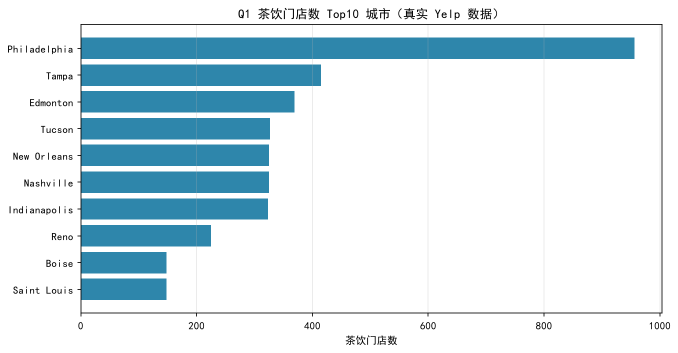
#> input picture 作品集PPT/assets/q1_city_distribution.png, 1356 x 706 px (shown at 1/2 size); its folder holds only this picture in this run
$ python build_assets.py
#> lines starting #> are read from the running program, lines starting #| are printed output that depends on the picture; after the words box and inside, x2 and y2 are one past the last pixel; in counts of white or black regions, pixels touching at a corner belong together
#> in recolor_charts, im is the input picture: PIL image 1356x706 RGBA; mean R, G, B, A 212.9, 229.1, 235.9, 255
# -*- coding: utf-8 -*-
"""生成 V3 展示资源：
1) 图表保结构重着色——只替换高饱和数据色到茶色系，文字/网格/背景保持原样；
2) 茶饮单色线稿暗纹——茶叶、奶茶杯、水波纹，透明度 10%-18%。

不改动任何数据、数值、文字，只做视觉样式处理。
"""
import colorsys
import glob
import math
import os

import numpy as np
from PIL import Image, ImageDraw

HERE = os.path.dirname(os.path.abspath(__file__))
SRC = os.path.join(HERE, "assets")
OUT = os.path.join(HERE, "assets_v3")
os.makedirs(OUT, exist_ok=True)

# ---- 硬性规范色 ----
DARK = (0x2C, 0x44, 0x47)   # 茶青灰蓝
CLAY = (0xD4, 0x8B, 0x5C)   # 浅茶棕橙
PAPER = (0xF6, 0xF5, 0xF0)  # 浅米茶白

# 由规范色派生的同色系低饱和色（非新增色相）
SAGE = tuple(int(DARK[i] * 0.42 + PAPER[i] * 0.58) for i in range(3))   # 青灰浅
SAND = tuple(int(CLAY[i] * 0.48 + PAPER[i] * 0.52) for i in range(3))   # 茶棕浅


def remap_rgb(arr):
    """HSV 色相分类重映射；近灰/近白像素（文字、网格、背景）保持不变。"""
    rgb = arr[..., :3].astype(np.float32) / 255.0
    mx = rgb.max(axis=2)
    mn = rgb.min(axis=2)
    v = mx
    s = np.where(mx > 0, (mx - mn) / np.maximum(mx, 1e-6), 0)

    # 色相（度）
    r, g, b = rgb[..., 0], rgb[..., 1], rgb[..., 2]
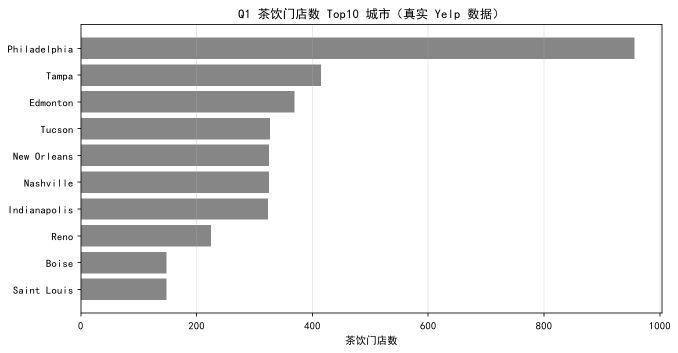
#> g: shape (706, 1356) float32 (shown at 1/2 size); min 0, max 1, mean 0.898
    h = np.zeros_like(mx)
    mask = (mx - mn) > 1e-6
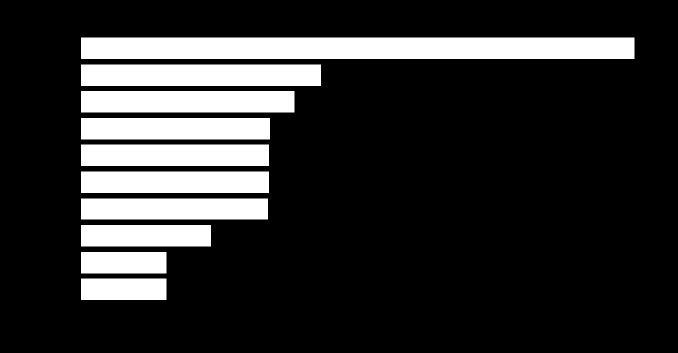
#> mask: shape (706, 1356) bool (shown at 1/2 size); 18.5% white; 10 white regions, largest, box (x1, y1, x2, y2) and area: (162, 75, 1269, 118) 47601, (162, 129, 642, 172) 20640, (162, 182, 589, 225) 18361
    idx = mask & (mx == r)
#> idx: shape (706, 1356) bool; every value is 0
    h[idx] = ((g[idx] - b[idx]) / (mx[idx] - mn[idx])) % 6
#> h: shape (706, 1356) float32; every value is 0
    idx = mask & (mx == g)
    h[idx] = ((b[idx] - r[idx]) / (mx[idx] - mn[idx])) + 2
    idx = mask & (mx == b)
    h[idx] = ((r[idx] - g[idx]) / (mx[idx] - mn[idx])) + 4
#> h: shape (706, 1356) float32; min 0, max 3.3, mean 0.609
    h = (h * 60) % 360

    base = np.zeros((*mx.shape, 3), dtype=np.float32)
    blue = (h >= 175) & (h < 250)
    red = (h < 40) | (h >= 330)
    green = (h >= 90) & (h < 175)
    yellow = (h >= 40) & (h < 90)
    other = ~(blue | red | green | yellow)
    for m, col in ((blue, DARK), (red, CLAY), (green, SAGE),
                   (yellow, SAND), (other, DARK)):
        base[m] = col
#> this loop made 5 passes
#> col on passes 1 to 5: (44, 68, 71), (212, 139, 92), (161, 170, 169), (229, 194, 168), (44, 68, 71)
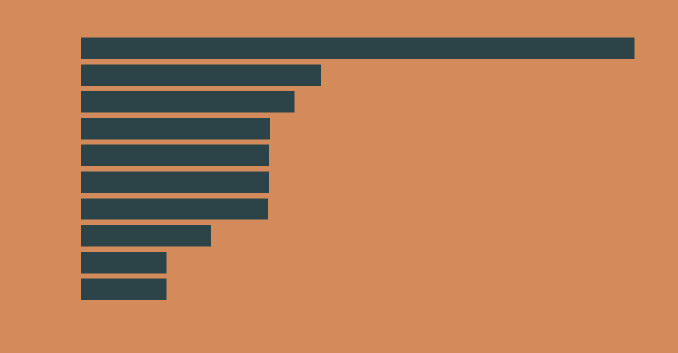
#> base: shape (706, 1356, 3) float32 (shown at 1/2 size); mean of channels 0, 1, 2 179.2, 124.9, 89; drawn as R, G, B

    # 用原明度保留深浅层次（数据渐变语义不丢）
    f = (0.70 + 0.30 * v)[..., None]
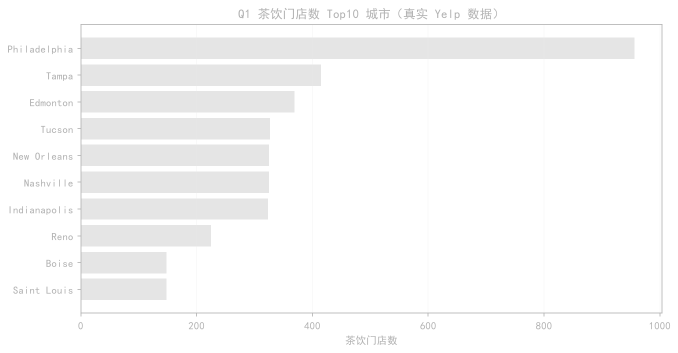
#> f: shape (706, 1356, 1) float32 (shown at 1/2 size); min 0.7, max 1, mean 0.978
    out = np.clip(base * f, 0, 255).astype(np.uint8)

    # 中性像素（文字/网格/白色背景）保持原样
    neutral = (s < 0.16) | (v > 0.965)
    out[neutral] = arr[..., :3][neutral]
    return out


def recolor_charts():
    for p in sorted(glob.glob(os.path.join(SRC, "*.png"))):
        im = Image.open(p).convert("RGBA")
        a = np.array(im)
        a[..., :3] = remap_rgb(a)
        dst = os.path.join(OUT, os.path.basename(p))
        Image.fromarray(a).save(dst)
        print("图表重着色:", os.path.basename(dst))


# ---------- 茶饮线稿 ----------
def bezier(p0, p1, p2, p3, n=48):
    pts = []
    for i in range(n + 1):
        t = i / n
        u = 1 - t
        pts.append((
            u**3 * p0[0] + 3 * u*u*t * p1[0] + 3 * u*t*t * p2[0] + t**3 * p3[0],
            u**3 * p0[1] + 3 * u*u*t * p1[1] + 3 * u*t*t * p2[1] + t**3 * p3[1],
        ))
    return pts


def motif(size, color, alpha, drawer, name):
#> called with size = 560, color = (161, 170, 169), alpha = 70, name = 'motif_leaf_light.png'
    im = Image.new("RGBA", (size, size), (0, 0, 0, 0))
#> im: PIL image 560x560 RGBA; every value is 0
    d = ImageDraw.Draw(im)
    c = (*color, alpha)
    drawer(d, size, c)
    im.save(os.path.join(OUT, name))
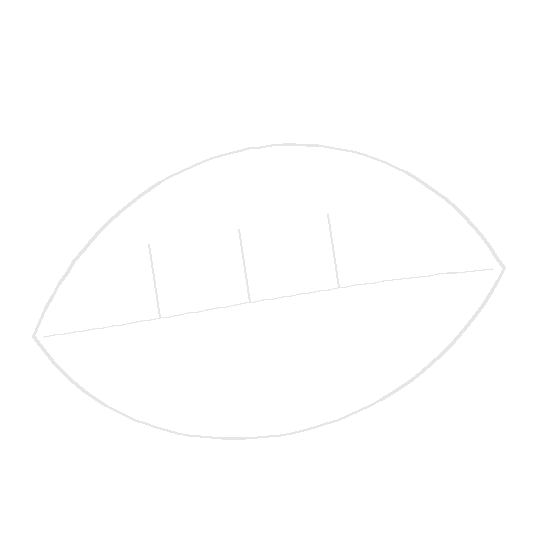
#> saved as motif_leaf_light.png: PIL image 560x560 RGBA; mean R, G, B, A 2.2, 2.3, 2.3, 1; transparent parts drawn white
    print("线稿:", name)


def draw_leaf(d, S, c):
    top = bezier((S*0.06, S*0.60), (S*0.22, S*0.20), (S*0.70, S*0.14), (S*0.90, S*0.48))
    bot = bezier((S*0.90, S*0.48), (S*0.72, S*0.84), (S*0.24, S*0.88), (S*0.06, S*0.60))
    d.line(top + bot + [top[0]], fill=c, width=3, joint="curve")
    d.line(bezier((S*0.08, S*0.60), (S*0.36, S*0.56), (S*0.62, S*0.50), (S*0.88, S*0.48)),
           fill=c, width=2)
    for t in (0.25, 0.45, 0.65):
        x, y = bezier((S*0.08, S*0.60), (S*0.36, S*0.56), (S*0.62, S*0.50), (S*0.88, S*0.48), 60)[int(60*t)]
        d.line([(x, y), (x - S*0.02, y - S*0.13)], fill=c, width=2)


def draw_cup(d, S, c):
#> in motif (call 3), `im = Image.new("RGBA", (size, size), (0, 0, 0, 0))`: im: PIL image 620x620 RGBA; every value is 0
    d.line([(S*0.25, S*0.34), (S*0.33, S*0.84), (S*0.69, S*0.84), (S*0.77, S*0.34)],
           fill=c, width=3, joint="curve")
    d.line([(S*0.21, S*0.32), (S*0.81, S*0.32)], fill=c, width=3)
    d.line([(S*0.56, S*0.32), (S*0.64, S*0.09)], fill=c, width=3)
    d.line([(S*0.28, S*0.45), (S*0.74, S*0.45)], fill=c, width=2)
    d.arc([S*0.40, S*0.52, S*0.62, S*0.72], 20, 160, fill=c, width=2)


def draw_wave(d, S, c):
#> called with S = 620, c = (161, 170, 169, 60)
    for k in range(4):
        y0 = S * (0.28 + 0.13 * k)
        pts = [(x, y0 + S*0.028 * math.sin(x / S * 5 * math.pi + k * 0.7))
               for x in range(int(S*0.06), int(S*0.95), 4)]
        d.line(pts, fill=c, width=2)


def draw_ring(d, S, c):
    d.ellipse([S*0.12, S*0.12, S*0.88, S*0.88], outline=c, width=3)
    d.ellipse([S*0.24, S*0.24, S*0.76, S*0.76], outline=c, width=1)


def make_motifs():
    # 深色板块用：同色系青灰浅线稿（后续再叠纯色蒙版压低）
    motif(560, SAGE, 70, draw_leaf, "motif_leaf_light.png")
    motif(560, SAGE, 62, draw_cup, "motif_cup_light.png")
    motif(620, SAGE, 60, draw_wave, "motif_wave_light.png")
    motif(560, SAGE, 66, draw_ring, "motif_ring_light.png")
    # 浅色内页用：规范深色线稿，透明度 10%-18% → alpha 26-46
    motif(560, DARK, 34, draw_leaf, "motif_leaf.png")
    motif(560, DARK, 30, draw_cup, "motif_cup.png")
    motif(620, CLAY, 30, draw_wave, "motif_wave.png")


def generate_dark_bg():
    """深色板块背景：茶青灰蓝底 + 同色系线稿暗纹 + 纯色蒙版（保证白标题锐利）。"""
    def compose(W, H, layers, name):
#> called with W = 452, H = 720, name = 'bg_cover_left.png'
        base = Image.new("RGBA", (W, H), (*DARK, 255))
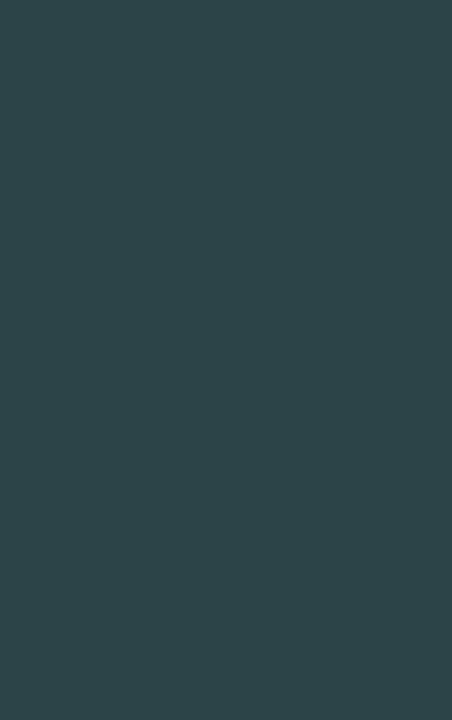
#> base: PIL image 452x720 RGBA; mean R, G, B, A 44, 68, 71, 255
        for fname, size, pos in layers:
            m = Image.open(os.path.join(OUT, fname)).resize(size)
            base.alpha_composite(m, pos)
        # 纯色蒙版：再压低暗纹，白标题区保持干净
        base = Image.alpha_composite(base, Image.new("RGBA", (W, H), (*DARK, 52)))
        base.convert("RGB").save(os.path.join(OUT, name))
        print("暗纹背景:", name)

    # 封面左栏：茶叶 + 水波，偏右下，避开左上标题区
    compose(452, 720, [
        ("motif_leaf_light.png", (500, 500), (-150, 300)),
        ("motif_wave_light.png", (560, 560), (-120, 520)),
    ], "bg_cover_left.png")
    # 章节页：右侧茶叶 + 底部水波，避开左侧标题
    compose(1280, 720, [
        ("motif_leaf_light.png", (620, 620), (720, 150)),
        ("motif_wave_light.png", (760, 760), (-100, 420)),
    ], "bg_section.png")
#> call 2 of compose, with W = 1280, H = 720, name = 'bg_section.png'
#> in compose (call 2), `base = Image.new("RGBA", (W, H), (*DARK, 255))`:
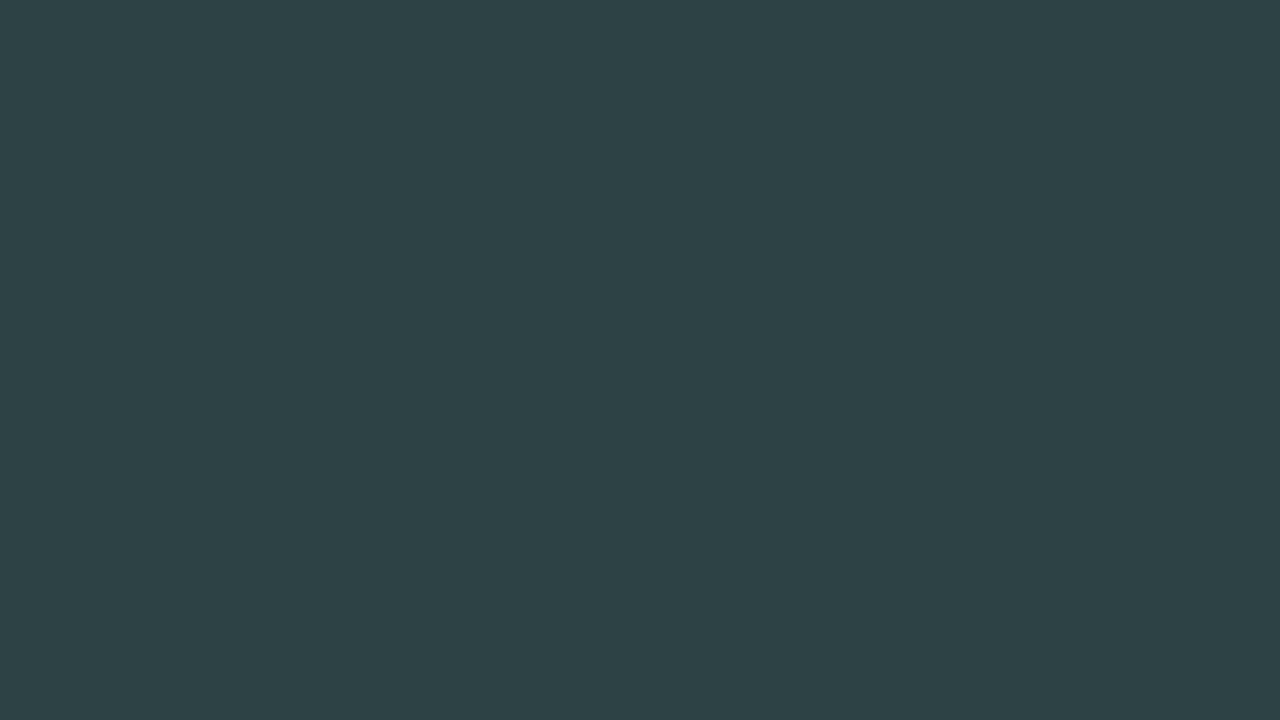
#> base: PIL image 1280x720 RGBA; mean R, G, B, A 44, 68, 71, 255
    # 结尾页：右下茶叶 + 左下水波
    compose(1280, 720, [
        ("motif_leaf_light.png", (560, 560), (820, 250)),
        ("motif_wave_light.png", (680, 680), (-160, 400)),
    ], "bg_ending.png")


if __name__ == "__main__":
    recolor_charts()
    make_motifs()
    generate_dark_bg()
    print("资源目录:", OUT)
